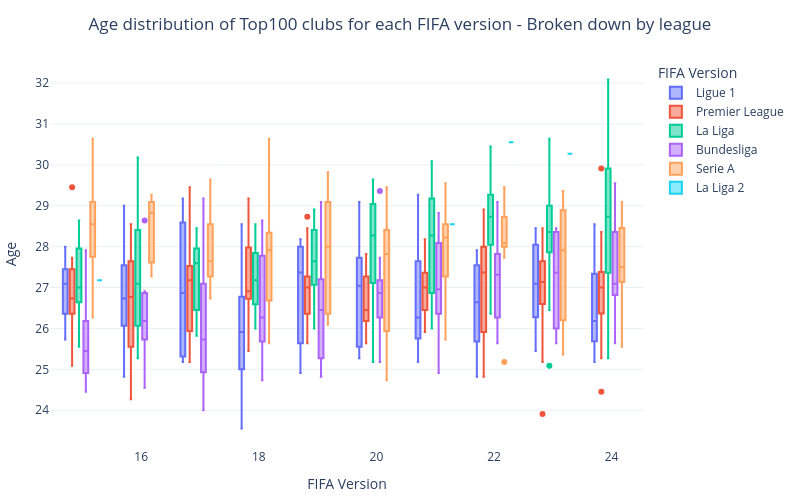

Notebook source saved alongside this figure:
### Markdown cell above
Displaying the distribution across FIFA versions and best leagues of lineup age among the top100 clubs.

<i>The Spanish and Italian leagues are the ones with the oldest players in their clubs' lineup, with Juventus and Sevilla marking the highest historical average age values.</i>

<i>A virtuous league regarding this aspect is the French Ligue 1, who has kept players in the lineup with low average age, especially thanks to Olympique Lyonnais.</i>

<i>The German Bundesliga used to have clubs with very low average age, but there has been a significant age increase in the last five years (from FIFA 18).</i>

### Code cell
fig = px.box(leagues_top100_clubs_df, x='fifa_version', y='age', color='league_name', hover_data=['club_name'])
fig.update_layout(title='Age distribution of Top100 clubs for each FIFA version - Broken down by league', title_x=0.5, font=dict(size=12),
                  template='plotly_white', autosize=False, width=800, height=500, margin=dict(l=10, r=10, t=60, b=10),
                  legend_title='FIFA Version', xaxis=dict(title='FIFA Version', zeroline=False), yaxis=dict(title='Age', zeroline=False))
fig.show()

### Figure 1 — Plotly figure (JSON) as saved in the notebook; plotly's stock layout.template omitted (floating-point values rounded to 4 significant figures; data arrays with more than 128 entries replaced by an {"elided": "..."} marker saying what was removed)
{"data": [{"alignmentgroup": "True", "customdata": [["Paris Saint Germain"], ["Monaco"], ["Olympique Lyonnais"], ["Rennes"], ["Nice"], ["Lens"], ["Lille"], ["Olympique de Marseille"], ["Montpellier"], ["Stade de Reims"], ["Paris Saint Germain"], ["Monaco"], ["Olympique Lyonnais"], ["Rennes"], ["Nice"], ["Lille"], ["Olympique de Marseille"], ["Montpellier"], ["Stade de Reims"], ["Paris Saint Germain"], ["Monaco"], ["Olympique Lyonnais"], ["Rennes"], ["Nice"], ["Lille"], ["Olympique de Marseille"], ["Montpellier"], ["Paris Saint Germain"], ["Monaco"], ["Olympique Lyonnais"], ["Rennes"], ["Nice"], ["Lille"], ["Olympique de Marseille"], ["Montpellier"], ["Strasbourg"], ["Paris Saint Germain"], ["Monaco"], ["Olympique Lyonnais"], ["Rennes"], ["Nice"], ["Lille"], ["Olympique de Marseille"], ["Montpellier"], ["Strasbourg"], ["Stade de Reims"], ["Paris Saint Germain"], ["Monaco"], ["Olympique Lyonnais"], ["Rennes"], ["Nice"], ["Lille"], ["Olympique de Marseille"], ["Montpellier"], ["Strasbourg"], ["Stade de Reims"], ["Paris Saint Germain"], ["Monaco"], ["Olympique Lyonnais"], ["Rennes"], ["Nice"], ["Lens"], ["Lille"], ["Olympique de Marseille"], ["Montpellier"], ["Strasbourg"], ["Stade de Reims"], ["Paris Saint Germain"], ["Monaco"], ["Olympique Lyonnais"], ["Rennes"], ["Nice"], ["Lens"], ["Lille"], ["Olympique de Marseille"], ["Montpellier"], ["Strasbourg"], ["Stade de Reims"], ["Paris Saint Germain"], ["Monaco"], ["Olympique Lyonnais"], ["Rennes"], ["Nice"], ["Lens"], ["Lille"], ["Olympique de Marseille"], ["Montpellier"], ["Strasbourg"], ["Stade de Reims"], ["Paris Saint Germain"], ["Monaco"], ["Olympique Lyonnais"], ["Rennes"], ["Nice"], ["Lens"], ["Lille"], ["Olympique de Marseille"], ["Montpellier"], ["Strasbourg"], ["Stade de Reims"]], "hovertemplate": "league_name=Ligue 1<br>fifa_version=%{x}<br>age=%{y}<br>club_name=%{customdata[0]}<extra></extra>", "legendgroup": "Ligue 1", "marker": {"color": "#636efa"}, "name": "Ligue 1", "notched": false, "offsetgroup": "Ligue 1", "orientation": "v", "showlegend": true, "type": "box", "x": [15, 15, 15, 15, 15, 15, 15, 15, 15, 15, 16, 16, 16, 16, 16, 16, 16, 16, 16, 17, 17, 17, 17, 17, 17, 17, 17, 18, 18, 18, 18, 18, 18, 18, 18, 18, 19, 19, 19, 19, 19, 19, 19, 19, 19, 19, 20, 20, 20, 20, 20, 20, 20, 20, 20, 20, 21, 21, 21, 21, 21, 21, 21, 21, 21, 21, 21, 22, 22, 22, 22, 22, 22, 22, 22, 22, 22, 22, 23, 23, 23, 23, 23, 23, 23, 23, 23, 23, 23, 24, 24, 24, 24, 24, 24, 24, 24, 24, 24, 24], "x0": " ", "xaxis": "x", "y": [28.0, 27.36, 25.73, 25.82, 27.09, 27.45, 26.36, 26.36, 27.64, 27.09, 26.73, 26.18, 26.09, 26.73, 26.0, 29.0, 24.82, 27.27, 28.36, 25.73, 25.45, 25.18, 28.0, 25.18, 28.91, 29.18, 28.27, 26.64, 25.91, 25.09, 25.55, 24.73, 23.55, 28.55, 26.73, 26.91, 27.91, 27.0, 25.64, 25.55, 24.91, 25.82, 28.0, 28.18, 27.73, 28.0, 27.27, 27.73, 25.27, 27.36, 25.27, 25.55, 27.91, 29.09, 26.82, 25.55, 27.64, 26.27, 25.82, 26.36, 25.73, 26.18, 25.64, 27.64, 29.27, 27.73, 25.18, 27.73, 25.09, 26.36, 25.45, 26.64, 27.82, 26.82, 26.64, 27.0, 27.91, 24.82, 28.18, 26.18, 26.18, 26.64, 26.55, 27.64, 27.64, 28.27, 27.09, 28.45, 25.45, 25.55, 25.18, 27.27, 26.18, 25.64, 26.91, 26.0, 28.45, 27.36, 28.55, 25.82], "y0": " ", "yaxis": "y"}, {"alignmentgroup": "True", "customdata": [["Manchester City"], ["Liverpool"], ["Manchester United"], ["Arsenal"], ["Tottenham Hotspur"], ["Newcastle United"], ["Chelsea"], ["Aston Villa"], ["Everton"], ["West Ham United"], ["Manchester City"], ["Liverpool"], ["Manchester United"], ["Arsenal"], ["Tottenham Hotspur"], ["Newcastle United"], ["Chelsea"], ["Aston Villa"], ["Everton"], ["West Ham United"], ["Manchester City"], ["Liverpool"], ["Manchester United"], ["Arsenal"], ["Tottenham Hotspur"], ["Chelsea"], ["West Ham United"], ["Manchester City"], ["Liverpool"], ["Manchester United"], ["Arsenal"], ["Tottenham Hotspur"], ["Newcastle United"], ["Chelsea"], ["West Ham United"], ["Brighton & Hove Albion"], ["Manchester City"], ["Liverpool"], ["Manchester United"], ["Arsenal"], ["Tottenham Hotspur"], ["Newcastle United"], ["Chelsea"], ["Fulham"], ["West Ham United"], ["Brighton & Hove Albion"], ["Manchester City"], ["Liverpool"], ["Manchester United"], ["Arsenal"], ["Tottenham Hotspur"], ["Newcastle United"], ["Chelsea"], ["Aston Villa"], ["West Ham United"], ["Brighton & Hove Albion"], ["Manchester City"], ["Manchester United"], ["Arsenal"], ["Newcastle United"], ["Chelsea"], ["Aston Villa"], ["Fulham"], ["Everton"], ["West Ham United"], ["Brighton & Hove Albion"], ["Manchester City"], ["Liverpool"], ["Manchester United"], ["Arsenal"], ["Tottenham Hotspur"], ["Newcastle United"], ["Chelsea"], ["Aston Villa"], ["Everton"], ["Brentford"], ["West Ham United"], ["Brighton & Hove Albion"], ["Manchester City"], ["Manchester United"], ["Arsenal"], ["Tottenham Hotspur"], ["Newcastle United"], ["Chelsea"], ["Aston Villa"], ["Fulham"], ["Brentford"], ["Nottingham Forest"], ["West Ham United"], ["Brighton & Hove Albion"], ["Manchester City"], ["Manchester United"], ["Arsenal"], ["Tottenham Hotspur"], ["Newcastle United"], ["Chelsea"], ["Aston Villa"], ["Fulham"], ["Everton"], ["Brentford"], ["Nottingham Forest"], ["West Ham United"], ["Brighton & Hove Albion"]], "hovertemplate": "league_name=Premier League<br>fifa_version=%{x}<br>age=%{y}<br>club_name=%{customdata[0]}<extra></extra>", "legendgroup": "Premier League", "marker": {"color": "#EF553B"}, "name": "Premier League", "notched": false, "offsetgroup": "Premier League", "orientation": "v", "showlegend": true, "type": "box", "x": [15, 15, 15, 15, 15, 15, 15, 15, 15, 15, 16, 16, 16, 16, 16, 16, 16, 16, 16, 16, 17, 17, 17, 17, 17, 17, 17, 18, 18, 18, 18, 18, 18, 18, 18, 18, 19, 19, 19, 19, 19, 19, 19, 19, 19, 19, 20, 20, 20, 20, 20, 20, 20, 20, 20, 20, 21, 21, 21, 21, 21, 21, 21, 21, 21, 21, 22, 22, 22, 22, 22, 22, 22, 22, 22, 22, 22, 22, 23, 23, 23, 23, 23, 23, 23, 23, 23, 23, 23, 23, 24, 24, 24, 24, 24, 24, 24, 24, 24, 24, 24, 24, 24], "x0": " ", "xaxis": "x", "y": [27.73, 25.09, 26.64, 26.82, 26.55, 26.36, 27.45, 26.36, 29.45, 27.36, 28.36, 25.64, 24.27, 28.55, 24.91, 26.18, 27.36, 25.55, 27.64, 27.55, 29.45, 25.64, 26.82, 27.18, 25.18, 27.18, 27.64, 28.18, 26.82, 26.45, 29.18, 26.82, 25.45, 26.91, 27.91, 27.27, 26.64, 25.64, 27.27, 28.73, 26.91, 26.36, 27.27, 25.73, 28.45, 27.09, 26.45, 26.18, 25.64, 27.82, 27.27, 26.36, 26.45, 26.18, 26.82, 27.45, 27.27, 25.91, 28.18, 27.18, 27.36, 26.18, 26.64, 26.45, 28.0, 26.82, 26.73, 28.18, 28.0, 27.09, 25.55, 27.64, 28.0, 26.18, 27.64, 24.82, 28.91, 25.64, 27.18, 27.91, 23.91, 27.73, 27.09, 28.45, 26.55, 27.36, 25.18, 27.09, 27.55, 26.64, 27.09, 27.36, 24.45, 25.82, 27.0, 25.27, 26.55, 27.45, 29.91, 26.82, 26.64, 28.36, 27.09], "y0": " ", "yaxis": "y"}, {"alignmentgroup": "True", "customdata": {"elided": "139x1 str values"}, "hovertemplate": "league_name=La Liga<br>fifa_version=%{x}<br>age=%{y}<br>club_name=%{customdata[0]}<extra></extra>", "legendgroup": "La Liga", "marker": {"color": "#00cc96"}, "name": "La Liga", "notched": false, "offsetgroup": "La Liga", "orientation": "v", "showlegend": true, "type": "box", "x": {"elided": "139 int values"}, "x0": " ", "xaxis": "x", "y": {"elided": "139 float values"}, "y0": " ", "yaxis": "y"}, {"alignmentgroup": "True", "customdata": [["FC Bayern München"], ["Borussia Dortmund"], ["Bayer 04 Leverkusen"], ["Eintracht Frankfurt"], ["VfL Wolfsburg"], ["SC Freiburg"], ["TSG Hoffenheim"], ["Borussia Mönchengladbach"], ["FC Bayern München"], ["Borussia Dortmund"], ["Bayer 04 Leverkusen"], ["Eintracht Frankfurt"], ["VfL Wolfsburg"], ["TSG Hoffenheim"], ["Borussia Mönchengladbach"], ["FC Bayern München"], ["Borussia Dortmund"], ["Bayer 04 Leverkusen"], ["Eintracht Frankfurt"], ["RB Leipzig"], ["VfL Wolfsburg"], ["SC Freiburg"], ["TSG Hoffenheim"], ["Borussia Mönchengladbach"], ["FC Bayern München"], ["Borussia Dortmund"], ["Bayer 04 Leverkusen"], ["Eintracht Frankfurt"], ["RB Leipzig"], ["VfL Wolfsburg"], ["SC Freiburg"], ["TSG Hoffenheim"], ["Borussia Mönchengladbach"], ["FC Bayern München"], ["Borussia Dortmund"], ["Bayer 04 Leverkusen"], ["Eintracht Frankfurt"], ["RB Leipzig"], ["VfL Wolfsburg"], ["SC Freiburg"], ["TSG Hoffenheim"], ["Borussia Mönchengladbach"], ["FC Bayern München"], ["Borussia Dortmund"], ["Bayer 04 Leverkusen"], ["Eintracht Frankfurt"], ["RB Leipzig"], ["VfL Wolfsburg"], ["SC Freiburg"], ["TSG Hoffenheim"], ["Borussia Mönchengladbach"], ["FC Union Berlin"], ["FC Bayern München"], ["Borussia Dortmund"], ["Bayer 04 Leverkusen"], ["Eintracht Frankfurt"], ["RB Leipzig"], ["VfL Wolfsburg"], ["SC Freiburg"], ["TSG Hoffenheim"], ["Borussia Mönchengladbach"], ["FC Union Berlin"], ["FC Bayern München"], ["Borussia Dortmund"], ["Bayer 04 Leverkusen"], ["Eintracht Frankfurt"], ["RB Leipzig"], ["VfL Wolfsburg"], ["SC Freiburg"], ["TSG Hoffenheim"], ["Borussia Mönchengladbach"], ["FC Union Berlin"], ["FC Bayern München"], ["Borussia Dortmund"], ["Bayer 04 Leverkusen"], ["Eintracht Frankfurt"], ["RB Leipzig"], ["VfL Wolfsburg"], ["SC Freiburg"], ["TSG Hoffenheim"], ["Borussia Mönchengladbach"], ["FC Union Berlin"], ["FC Bayern München"], ["Borussia Dortmund"], ["Bayer 04 Leverkusen"], ["Eintracht Frankfurt"], ["RB Leipzig"], ["VfL Wolfsburg"], ["SC Freiburg"], ["TSG Hoffenheim"], ["Borussia Mönchengladbach"], ["FC Union Berlin"]], "hovertemplate": "league_name=Bundesliga<br>fifa_version=%{x}<br>age=%{y}<br>club_name=%{customdata[0]}<extra></extra>", "legendgroup": "Bundesliga", "marker": {"color": "#ab63fa"}, "name": "Bundesliga", "notched": false, "offsetgroup": "Bundesliga", "orientation": "v", "showlegend": true, "type": "box", "x": [15, 15, 15, 15, 15, 15, 15, 15, 16, 16, 16, 16, 16, 16, 16, 17, 17, 17, 17, 17, 17, 17, 17, 17, 18, 18, 18, 18, 18, 18, 18, 18, 18, 19, 19, 19, 19, 19, 19, 19, 19, 19, 20, 20, 20, 20, 20, 20, 20, 20, 20, 20, 21, 21, 21, 21, 21, 21, 21, 21, 21, 21, 22, 22, 22, 22, 22, 22, 22, 22, 22, 22, 23, 23, 23, 23, 23, 23, 23, 23, 23, 23, 24, 24, 24, 24, 24, 24, 24, 24, 24, 24], "x0": " ", "xaxis": "x", "y": [27.91, 26.09, 24.45, 26.27, 25.45, 25.0, 24.82, 25.45, 28.64, 26.18, 24.55, 26.91, 26.73, 25.73, 25.73, 29.18, 27.09, 24.18, 27.09, 24.0, 26.09, 25.73, 25.55, 25.18, 28.64, 27.0, 25.91, 28.18, 24.73, 26.27, 25.0, 26.09, 27.64, 29.09, 24.82, 26.45, 27.55, 25.0, 25.36, 26.55, 26.36, 27.09, 27.0, 27.18, 26.09, 27.73, 25.18, 26.73, 26.45, 27.0, 26.27, 29.36, 26.82, 28.09, 27.09, 28.55, 25.91, 26.36, 26.73, 27.55, 24.91, 28.82, 27.82, 27.64, 25.64, 28.0, 25.91, 26.27, 26.91, 27.45, 27.18, 29.09, 27.18, 27.36, 25.64, 27.36, 26.0, 26.0, 28.27, 28.45, 28.45, 28.36, 27.0, 27.09, 26.55, 27.45, 27.09, 25.64, 28.36, 29.18, 26.82, 29.55], "y0": " ", "yaxis": "y"}, {"alignmentgroup": "True", "customdata": [["Napoli"], ["Inter"], ["Milan"], ["Juventus"], ["Roma"], ["Sassuolo"], ["Lazio"], ["Fiorentina"], ["Atalanta"], ["Torino"], ["Udinese"], ["Napoli"], ["Inter"], ["Milan"], ["Juventus"], ["Roma"], ["Sassuolo"], ["Lazio"], ["Fiorentina"], ["Atalanta"], ["Torino"], ["Udinese"], ["Napoli"], ["Inter"], ["Milan"], ["Juventus"], ["Roma"], ["Sassuolo"], ["Lazio"], ["Fiorentina"], ["Atalanta"], ["Torino"], ["Udinese"], ["Napoli"], ["Inter"], ["Milan"], ["Juventus"], ["Roma"], ["Sassuolo"], ["Lazio"], ["Fiorentina"], ["Atalanta"], ["Torino"], ["Udinese"], ["Napoli"], ["Inter"], ["Milan"], ["Juventus"], ["Roma"], ["Sassuolo"], ["Lazio"], ["Atalanta"], ["Torino"], ["Udinese"], ["Napoli"], ["Inter"], ["Milan"], ["Juventus"], ["Roma"], ["Sassuolo"], ["Lazio"], ["Fiorentina"], ["Atalanta"], ["Torino"], ["Udinese"], ["Napoli"], ["Inter"], ["Milan"], ["Juventus"], ["Sassuolo"], ["Lazio"], ["Fiorentina"], ["Atalanta"], ["Torino"], ["Udinese"], ["Napoli"], ["Inter"], ["Milan"], ["Juventus"], ["Roma"], ["Sassuolo"], ["Lazio"], ["Salernitana"], ["Fiorentina"], ["Atalanta"], ["Torino"], ["Udinese"], ["Napoli"], ["Inter"], ["Milan"], ["Juventus"], ["Roma"], ["Sassuolo"], ["Salernitana"], ["Fiorentina"], ["Atalanta"], ["Torino"], ["Udinese"], ["Napoli"], ["Inter"], ["Milan"], ["Juventus"], ["Roma"], ["Sassuolo"], ["Lazio"], ["Salernitana"], ["Fiorentina"], ["Atalanta"], ["Torino"], ["Udinese"]], "hovertemplate": "league_name=Serie A<br>fifa_version=%{x}<br>age=%{y}<br>club_name=%{customdata[0]}<extra></extra>", "legendgroup": "Serie A", "marker": {"color": "#FFA15A"}, "name": "Serie A", "notched": false, "offsetgroup": "Serie A", "orientation": "v", "showlegend": true, "type": "box", "x": [15, 15, 15, 15, 15, 15, 15, 15, 15, 15, 15, 16, 16, 16, 16, 16, 16, 16, 16, 16, 16, 16, 17, 17, 17, 17, 17, 17, 17, 17, 17, 17, 17, 18, 18, 18, 18, 18, 18, 18, 18, 18, 18, 18, 19, 19, 19, 19, 19, 19, 19, 19, 19, 19, 20, 20, 20, 20, 20, 20, 20, 20, 20, 20, 20, 21, 21, 21, 21, 21, 21, 21, 21, 21, 21, 22, 22, 22, 22, 22, 22, 22, 22, 22, 22, 22, 22, 23, 23, 23, 23, 23, 23, 23, 23, 23, 23, 23, 24, 24, 24, 24, 24, 24, 24, 24, 24, 24, 24, 24], "x0": " ", "xaxis": "x", "y": [26.27, 28.55, 28.82, 30.64, 29.18, 28.09, 28.55, 27.64, 29.73, 28.55, 27.45, 27.36, 27.27, 29.09, 28.55, 29.27, 27.36, 28.36, 29.09, 28.82, 29.27, 28.82, 26.73, 27.64, 27.45, 29.64, 27.27, 28.64, 27.27, 27.27, 29.36, 27.82, 28.27, 27.82, 27.91, 25.64, 30.64, 28.27, 28.27, 28.36, 26.0, 26.36, 27.64, 28.36, 28.18, 28.0, 26.36, 29.82, 29.73, 26.18, 29.09, 27.64, 28.0, 26.09, 27.91, 27.27, 25.18, 29.45, 28.64, 26.82, 27.82, 24.73, 28.45, 28.27, 25.64, 28.18, 28.27, 25.73, 29.55, 27.18, 28.91, 27.27, 27.91, 28.36, 28.55, 29.0, 28.09, 28.09, 28.45, 28.0, 28.0, 29.45, 29.27, 25.18, 28.45, 28.0, 27.73, 26.18, 28.91, 27.91, 28.91, 28.82, 26.27, 29.36, 26.0, 28.73, 25.36, 27.91, 27.36, 29.09, 27.27, 27.0, 29.0, 26.36, 28.18, 27.64, 27.27, 28.73, 25.55, 27.64], "y0": " ", "yaxis": "y"}, {"alignmentgroup": "True", "customdata": [["Elche"], ["Elche"], ["Elche"], ["Elche"]], "hovertemplate": "league_name=La Liga 2<br>fifa_version=%{x}<br>age=%{y}<br>club_name=%{customdata[0]}<extra></extra>", "legendgroup": "La Liga 2", "marker": {"color": "#19d3f3"}, "name": "La Liga 2", "notched": false, "offsetgroup": "La Liga 2", "orientation": "v", "showlegend": true, "type": "box", "x": [15, 21, 22, 23], "x0": " ", "xaxis": "x", "y": [27.18, 28.55, 30.55, 30.27], "y0": " ", "yaxis": "y"}], "layout": {"autosize": false, "boxmode": "group", "font": {"size": 12}, "height": 500, "legend": {"title": {"text": "FIFA Version"}, "tracegroupgap": 0}, "margin": {"b": 10, "l": 10, "r": 10, "t": 60}, "title": {"text": "Age distribution of Top100 clubs for each FIFA version - Broken down by league", "x": 0.5}, "width": 800, "xaxis": {"anchor": "y", "domain": [0.0, 1.0], "title": {"text": "FIFA Version"}, "zeroline": false}, "yaxis": {"anchor": "x", "domain": [0.0, 1.0], "title": {"text": "Age"}, "zeroline": false}}}
